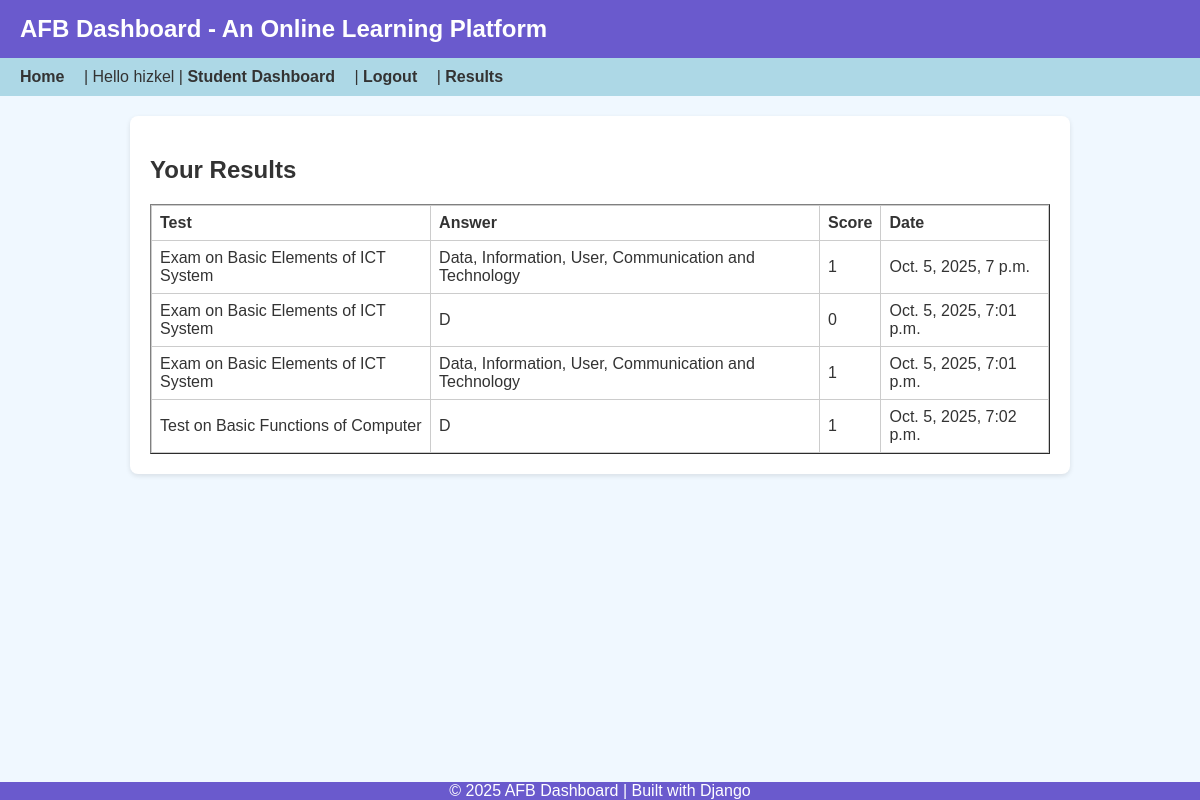
Screenshot of /assessments/results/ (signed in) with the database file from the repository.
### assessments/models.py (models this page shows, shortened)
class Submission(models.Model):
    test = models.ForeignKey(Test, on_delete=models.CASCADE)
    student = models.ForeignKey(User, on_delete=models.CASCADE)
    answer = models.CharField(max_length=200)
    score = models.IntegerField(null=True, blank=True)
    submitted_at = models.DateTimeField(auto_now_add=True)

class Test(models.Model):
    lesson = models.ForeignKey(Lesson, on_delete=models.CASCADE, related_name='tests')
    title = models.CharField(max_length=200)
    question = models.TextField()
    correct_answer = models.CharField(max_length=200)

### assessments/views.py (the view)
# urls.py: path('results/', views.results, name='results'),
@login_required
def results(request):
    if request.user.profile.role == 'teacher':
        submissions = Submission.objects.filter(test__lesson__course__teacher=request.user)
    else:
        submissions = Submission.objects.filter(student=request.user)
    return render(request, 'assessments/results.html', {'submissions': submissions})

### assessments/templates/assessments/results.html
{% extends "base.html" %}
{% block content %}
<h2>Your Results</h2>
<table border="1" cellpadding="6">
  <thead><tr><th>Test</th><th>Answer</th><th>Score</th><th>Date</th></tr></thead>
  <tbody>
    {% for s in submissions %}
      <tr>
        <td>{{ s.test.title }}</td>
        <td>{{ s.answer }}</td>
        <td>{{ s.score }}</td>
        <td>{{ s.submitted_at }}</td>
      </tr>
    {% empty %}
      <tr><td colspan="4">No submissions yet.</td></tr>
    {% endfor %}
  </tbody>
</table>
{% endblock %}

### templates/base.html (shortened to what this page needs)
{% load static %}
<!DOCTYPE html>
<html lang="en">
<head>
    <link rel="stylesheet" href="{% static 'css/base.css' %}">
</head>
<body>
    <header>
        AFB Dashboard - An Online Learning Platform
    </header>
    <nav>
        <a href="{% url 'courses:home' %}">Home</a> |
        {% if user.is_authenticated %}
            Hello {{ user.username }} |
            {% if user.profile.role == 'teacher' %}
                <a href="{% url 'courses:teacher_dashboard' %}">Teacher Dashboard</a> |
            {% elif user.profile.role == 'student' %}
                <a href="{% url 'courses:student_dashboard' %}">Student Dashboard</a> |
            {% endif %}
            <a href="{% url 'accounts:logout' %}">Logout</a> |
            <a href="{% url 'assessments:results' %}">Results</a>
        {% else %}
            <a href="{% url 'accounts:login' %}">Login</a> |
            <a href="{% url 'accounts:register' %}">Register</a>
        {% endif %}
    </nav>
    <main>
        <div class="container">
            {% block content %}{% endblock %}
        </div>
    </main>
    <footer>
        © 2025 AFB Dashboard | Built with Django
    </footer>
</body>
</html>

### static/css/base.css (style rules this page uses)
body { font-family: Arial, sans-serif; background-color: #f0f8ff; color: #333; margin: 0; padding: 0; display: flex; flex-direction: column; min-height: 100vh; }
header { background-color: #6a5acd; color: white; padding: 15px 20px; }
main { flex: 1 0 auto; padding: 20px; overflow-y: auto; }
footer { background-color: white; color: rgb(255, 255, 255); text-align: center; padding:0; flex-shrink: 0; }
.container { max-width: 800px; margin: auto; }

### templates/base.html (style rules this page uses)
body { font-family: Arial, sans-serif; margin: 0; background-color: #f0f8ff; color: #333; display: flex; flex-direction: column; min-height: 100vh; }
header { background-color: #6a5acd; color: white; padding: 15px 20px; font-size: 24px; font-weight: bold; }
nav { background-color: #add8e6; padding: 10px 20px; }
nav a { margin-right: 15px; text-decoration: none; color: #333; font-weight: bold; }
main { flex: 1 0 auto; padding: 20px; }
.container { max-width: 900px; margin: 0 auto; padding: 20px; background-color: white; border-radius: 8px; box-shadow: 0 2px 5px rgba(0,0,0,0.1); }
footer { text-align: center; padding: 0; background-color: #6a5acd; color: white; flex-shrink: 0; }
table { width: 100%; border-collapse: collapse; overflow-x: auto; display: block; }
table th, table td { border: 1px solid #ccc; padding: 8px; text-align: left; }

### rows the page displays
Submission: test "Exam on Basic Elements of ICT System", answer "Data, Information, User, Communication and Technology", score "1", submitted_at "Oct. 5, 2025, 7 p.m."
Submission: test "Exam on Basic Elements of ICT System", answer "D", score "0", submitted_at "Oct. 5, 2025, 7:01 p.m."
Submission: test "Exam on Basic Elements of ICT System", answer "Data, Information, User, Communication and Technology", score "1", submitted_at "Oct. 5, 2025, 7:01 p.m."
Submission: test "Test on Basic Functions of Computer", answer "D", score "1", submitted_at "Oct. 5, 2025, 7:02 p.m."

### other values shown
{{ user.username }} "hizkel"
